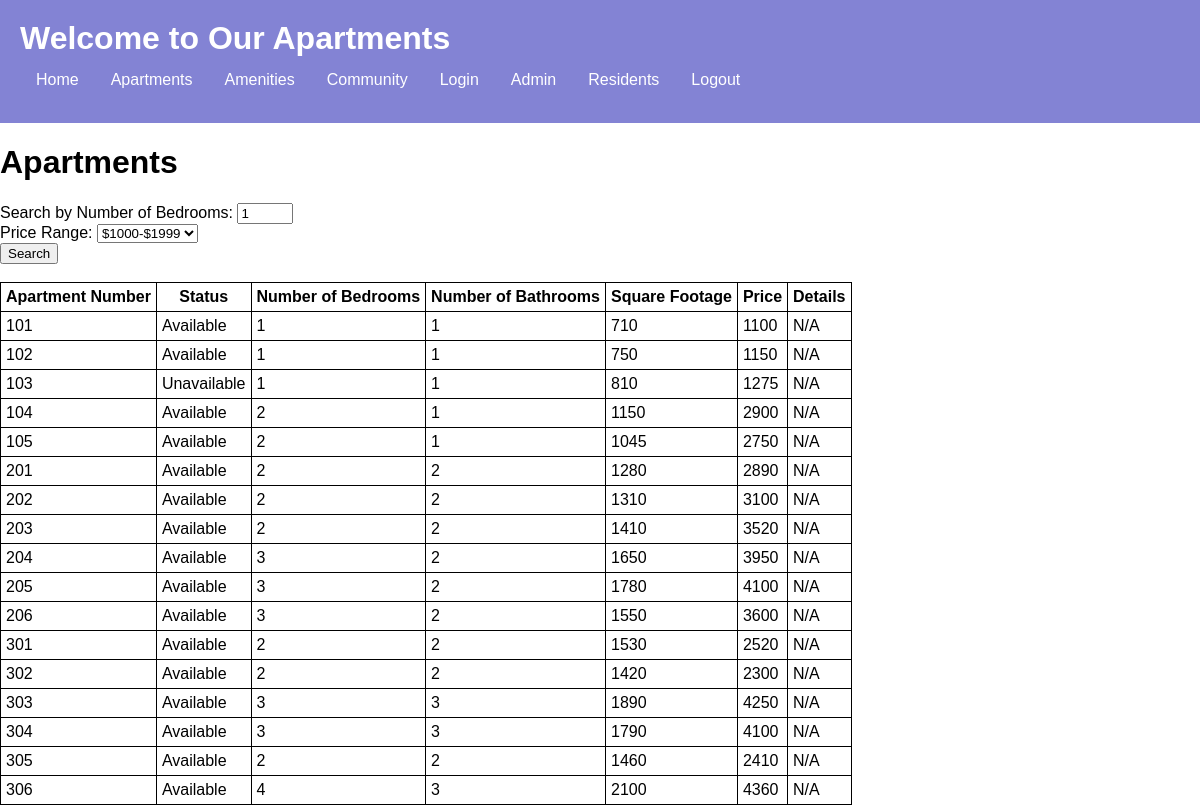
The app's page /apartments.php with its own data.
### tables this page shows
CREATE TABLE `apartment` (
  `ApartmentNumber` int(10) NOT NULL,
  `Status` varchar(50) NOT NULL,
  `NumBedrooms` int(10) NOT NULL,
  `NumBathrooms` int(10) NOT NULL,
  `SquareFootage` int(10) NOT NULL,
  `Details` varchar(50) NOT NULL,
  `Price` double NOT NULL
);

### apartments.php (the view, shortened to what this page needs)
<!DOCTYPE html>
<html>
<head>
</head>
<header>
      <h1>Welcome to Our Apartments</h1>
      <nav>
        <ul>
          <li><a href="home.php">Home</a></li>
          <li><a href="apartments.php">Apartments</a></li>
          <li><a href="">Amenities</a></li>
          <li><a href="community.php">Community</a></li>
          <li><a href="login.php">Login</a></li>
          <li><a href="admin.php">Admin</a></li>
          <li><a href="resident.php">Residents</a></li>
          <li><a href="logout.php">Logout</a></li>
        </ul>
      </nav>
</header>
<body>
	<h1>Apartments</h1>
	<form action="<?php echo htmlspecialchars($_SERVER["PHP_SELF"]); ?>" method="GET">
		<label for="bedrooms">Search by Number of Bedrooms:</label>
		<input type="number" id="bedrooms" name="bedrooms" min="1" max="10" step="1" value="1">
        <br>
        <label for="PriceRange">Price Range:</label>
        <select id="PriceRange" name="PriceRange">
        <option value="1">$1000-$1999</option>
        </select> <br>
		<input type="submit" value="Search">
	</form>
    <br>
	<?php
		$servername = "localhost";
		$username = "root";
		$password = "";
		$dbname = "testapt";
		$conn = mysqli_connect($servername, $username, $password, $dbname);
        $sql = "SELECT * FROM apartment";
		$result = mysqli_query($conn, $sql);
		if (mysqli_num_rows($result) > 0) {
			echo "<table id='allResults'>";
			echo "<tr><th>Apartment Number</th><th>Status</th><th>Number of Bedrooms</th><th>Number of Bathrooms</th><th>Square Footage</th><th>Price</th><th>Details</th></tr>";
			while($row = mysqli_fetch_assoc($result)) {
				echo "<tr><td>".$row["ApartmentNumber"]."</td><td>".$row["Status"]."</td><td>".$row["NumBedrooms"]."</td><td>".$row["NumBathrooms"]."</td><td>".$row["SquareFootage"]."</td><td>".$row["Price"]."</td><td>".$row["Details"]."</td></tr>";
			}
			echo "</table>";
		} else {
			echo "0 results";
		}
	?>
</body>
</html>

### apartments.php (style rules this page uses)
table, th, td { border: 1px solid black; border-collapse: collapse; padding: 5px; }
header { background-color: rgba(100, 100, 202, 0.8); color: white; padding: 20px; }
header h1 { margin: 0; }
nav ul { list-style: none; margin: 0; padding: 0; overflow: hidden; }
nav li { float: left; }
nav a { display: block; color: white; text-align: center; padding: 14px 16px; text-decoration: none; }
body { margin: 0; font-family: Arial, sans-serif; background-size: cover; background-position: center; }

### records on screen
apartment: ApartmentNumber "101", Status "Available", NumBedrooms "1", NumBathrooms "1", SquareFootage "710", Price "1100", Details "N/A"
apartment: ApartmentNumber "102", Status "Available", NumBedrooms "1", NumBathrooms "1", SquareFootage "750", Price "1150", Details "N/A"
apartment: ApartmentNumber "103", Status "Unavailable", NumBedrooms "1", NumBathrooms "1", SquareFootage "810", Price "1275", Details "N/A"
apartment: ApartmentNumber "104", Status "Available", NumBedrooms "2", NumBathrooms "1", SquareFootage "1150", Price "2900", Details "N/A"
apartment: ApartmentNumber "105", Status "Available", NumBedrooms "2", NumBathrooms "1", SquareFootage "1045", Price "2750", Details "N/A"
apartment: ApartmentNumber "201", Status "Available", NumBedrooms "2", NumBathrooms "2", SquareFootage "1280", Price "2890", Details "N/A"
apartment: ApartmentNumber "202", Status "Available", NumBedrooms "2", NumBathrooms "2", SquareFootage "1310", Price "3100", Details "N/A"
apartment: ApartmentNumber "203", Status "Available", NumBedrooms "2", NumBathrooms "2", SquareFootage "1410", Price "3520", Details "N/A"
apartment: ApartmentNumber "204", Status "Available", NumBedrooms "3", NumBathrooms "2", SquareFootage "1650", Price "3950", Details "N/A"
apartment: ApartmentNumber "205", Status "Available", NumBedrooms "3", NumBathrooms "2", SquareFootage "1780", Price "4100", Details "N/A"
apartment: ApartmentNumber "206", Status "Available", NumBedrooms "3", NumBathrooms "2", SquareFootage "1550", Price "3600", Details "N/A"
apartment: ApartmentNumber "301", Status "Available", NumBedrooms "2", NumBathrooms "2", SquareFootage "1530", Price "2520", Details "N/A"
apartment: ApartmentNumber "302", Status "Available", NumBedrooms "2", NumBathrooms "2", SquareFootage "1420", Price "2300", Details "N/A"
apartment: ApartmentNumber "303", Status "Available", NumBedrooms "3", NumBathrooms "3", SquareFootage "1890", Price "4250", Details "N/A"
apartment: ApartmentNumber "304", Status "Available", NumBedrooms "3", NumBathrooms "3", SquareFootage "1790", Price "4100", Details "N/A"
apartment: ApartmentNumber "305", Status "Available", NumBedrooms "2", NumBathrooms "2", SquareFootage "1460", Price "2410", Details "N/A"
apartment: ApartmentNumber "306", Status "Available", NumBedrooms "4", NumBathrooms "3", SquareFootage "2100", Price "4360", Details "N/A"
